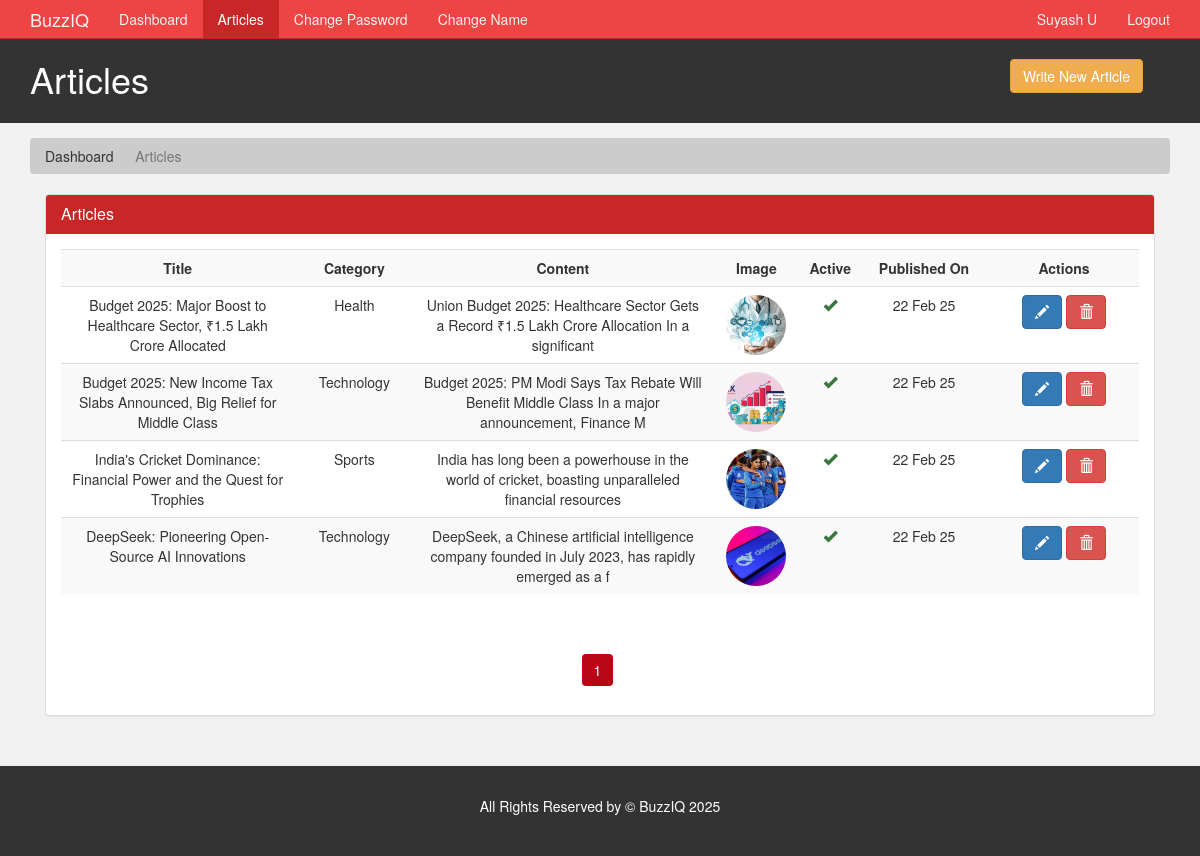
Page /author/articles.php (signed in) on the committed database.
### tables this page shows
CREATE TABLE `article` (
  `article_id` int(11) NOT NULL,
  `category_id` int(11) NOT NULL,
  `author_id` int(11) NOT NULL,
  `article_title` varchar(250) NOT NULL,
  `article_image` varchar(200) NOT NULL,
  `article_description` text NOT NULL,
  `article_date` date NOT NULL,
  `article_trend` tinyint(4) NOT NULL,
  `article_active` tinyint(4) NOT NULL
);

CREATE TABLE `category` (
  `category_id` int(11) NOT NULL,
  `category_name` varchar(45) NOT NULL,
  `category_color` varchar(35) NOT NULL,
  `category_image` varchar(250) NOT NULL,
  `category_description` varchar(350) NOT NULL
);

### author/articles.php (the view, shortened to what this page needs)
<?php
  require('./includes/nav.inc.php');
?>
<section id="breadcrumb">
  <div class="container">
    <ol class="breadcrumb">
      <li><a href="./index.php">Dashboard</a></li>
      <li class="active">Articles</li>
    </ol>
  </div>
</section>
<section id="main">
  <div class="container">
    <div class="col-md-12">
      <?php
        $limit = 5;
        if(isset($_GET['page'])) {
          $page = $_GET['page'];
        }else {
          $page = 1;
        }
        $offset = ($page - 1) * $limit;
        $sql = "SELECT article.article_title,
                article.article_id,
                article.article_date,
                article.article_image,
                article.article_active,
                article.article_description,
                category.category_name
                FROM article, category
                WHERE article.author_id = {$author_id}
                AND article.category_id = category.category_id
                ORDER BY article.article_date DESC,
                article.article_id DESC
                LIMIT {$offset},{$limit}";
        $result = mysqli_query($con,$sql);
        $row = mysqli_num_rows($result);
      ?>
      <div class="panel panel-default">
        <div class="panel-heading main-color-bg">
          <h3 class="panel-title">Articles</h3>
        </div>
        <div class="panel-body">
          <table class="table table-striped table-hover article-table">
            <tr>
              <th style="min-width: 200px">Title</th>
              <th style="min-width: 120px">Category</th>
              <th style="min-width: 250px">Content</th>
              <th style="min-width: 90px">Image</th>
              <th style="min-width: 50px">Active</th>
              <th style="min-width: 130px">Published On</th>
              <th style="min-width: 150px">Actions</th>
            </tr>
            <?php
                if($row > 0) {
                  while($data = mysqli_fetch_assoc($result)) {
                    $category_name = $data['category_name'];
                    $article_id = $data['article_id'];
                    $article_title = $data['article_title'];
                    $article_desc = $data['article_description'];
                    $article_image = $data['article_image'];
                    $article_date = $data['article_date'];
                    $article_active = $data['article_active'];
                    $article_desc = substr($article_desc,0,100);
                    $article_date = date("d M y",strtotime($article_date));
                    echo '
                      <tr>
                        <td>
                          '.$article_title.'
                        </td>
                        <td>
                          '.$category_name.'
                        </td>
                        <td>
                          '.$article_desc.'
                        </td>
                        <td>
                          <img src="../assets/images/articles/'.$article_image.'" />
                        </td>
                        <td>';
                        if($article_active > 0) {
                          echo '<span class="glyphicon glyphicon-ok text-success"></span>';
                        }
                        else {
                          echo '<span class="glyphicon glyphicon-remove text-danger"></span>';
                        }
                        echo '
                        </td>
                        <td>
                          '.$article_date.'
                        </td>
                        <td>
                          <a class="btn btn-primary" href="./edit-article.php?id='.$article_id.'">
                            <span class="glyphicon glyphicon-pencil"></span>
                          </a>
                          <a class="btn btn-danger" href="javascript:deleteConfirm('.$article_id.')">
                            <span class="glyphicon glyphicon-trash"></span>
                          </a>
                        </td>
                      </tr>
                    ';
                  }
                }
              ?>
          </table>
        </div>
        <div class="text-center">
          <ul class="pagination pg-red">
            <?php
              $paginationQuery = "SELECT * FROM article WHERE author_id = $author_id ";
              $paginationResult = mysqli_query($con, $paginationQuery);
              if(mysqli_num_rows($paginationResult) > 0) {
                $total_articles = mysqli_num_rows($paginationResult);
                $total_page = ceil($total_articles / $limit);
                for($i = 1; $i <= $total_page; $i++) {
                  $active = "";
                  if($i == $page) {
                    $active = "active";
                  }
                  echo '<li class="page-item '.$active.'"><a href="./articles.php?page='.$i.'" class="page-link">'.$i.'</a></li>';
                }
              }
            ?>
          </ul>
        </div>
      </div>
    </div>
  </div>
</section>
<?php
  require('./includes/footer.inc.php')
?>

### assets/css/admin/style.css (style rules this page uses)
body { background: var(--light-color); }
.main-color-bg { background-color: var(--primary-color) !important; border-color: var(--primary-color) !important; color: #ffffff !important; }
.breadcrumb { background: #cccccc; color: #333333; }
.breadcrumb a { color: #333333; }
.article-table td img { border-radius: 50%; object-fit: cover; height: 6rem; width: 6rem; }
.article-table th, .article-table td { text-align: center; }
.pagination > li > a, .pagination > li > span { border-radius: var(--border-radius); margin: 5px; border: none; color: var(--dark-color); cursor: pointer; }
.pagination > .active > a, .pagination > .active > a:focus, .pagination > .active > a:hover, .pagination > .active > span, .pagination > .active > span:focus, .pagination > .active > span:hover { z-index: 3; color: #fff; cursor: default; background-color: var(--active-color); border-color: none; }
#main { min-height: 57.2vh; }

### assets/css/partials/1-variables.css (style rules this page uses)
:root { --primary-color: #c72727; --secondary-color: #f99500; --light-color: #f1f1f1; --dark-color: #50514f; --black-color: #333333; --tag-trend-color: #fa163f; --tag-yellow-color: #ffbe0b; --tag-purple-color: #8338ec; --tag-blue-color: #3a86ff; --tag-green-color: #00ff73; --tag-orange-color: #ef4339; --tag-pink-color: #ff0a54; --tag-brown-color: #663f3f; --hover-color: #ee4444; --active-color: #b90615; --ts-vs: 0.56rem; --ts-sml: 0.8rem; --ts-md: 1.1rem; --ts-lg: 1.25rem; --hs-vs: 1.3rem; --hs-sml: 2rem; --hs-md: 2.5rem; --hs-lg: 3rem; --ff-monts: "Montserrat", sans-serif; --ff-nunito: "Nunito Sans", sans-serif; --ff-noto: "Noto Serif", serif; --ff-robo: "Roboto", sans-serif; --border-radius: 5px; }

### rows in the picture
article: article_title "Budget 2025: Major Boost to Healthcare Sector, ₹1.5 Lakh Crore Allocated", category.category_name "Health", article_description "Union Budget 2025: Healthcare Sector Gets a Record ₹1.5 Lakh Crore Allocation In a significant", article_image (picture), article_active 1 (drawn), article_date "22 Feb 25"
article: article_title "Budget 2025: New Income Tax Slabs Announced, Big Relief for Middle Class", category.category_name "Technology", article_description "Budget 2025: PM Modi Says Tax Rebate Will Benefit Middle Class In a major announcement, Finance M", article_image (picture), article_active 1 (drawn), article_date "22 Feb 25"
article: article_title "India's Cricket Dominance: Financial Power and the Quest for Trophies", category.category_name "Sports", article_description "India has long been a powerhouse in the world of cricket, boasting unparalleled financial resources", article_image (picture), article_active 1 (drawn), article_date "22 Feb 25"
article: article_title "DeepSeek: Pioneering Open-Source AI Innovations", category.category_name "Technology", article_description "DeepSeek, a Chinese artificial intelligence company founded in July 2023, has rapidly emerged as a f", article_image (picture), article_active 1 (drawn), article_date "22 Feb 25"

### other values in the picture
$author_name "Suyash U"
$page_title "Articles"
